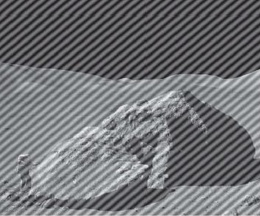
%> input picture Image Processing - Project III/Moon.jpg, 260 x 216 px, shrunk from 353 x 293 before the run
$ octave Project3_2nd_new.m   (GNU Octave 9; MATLAB toolbox functions it lacks are replaced by stand-ins)
%> lines starting %> are read from the running program, lines starting %| are printed output that depends on the picture
% Load the corrupted image
img = imread('Moon.jpg');
%> img is the input picture: size 216x260x3 uint8; mean R, G, B 113.7, 115, 118.1

% Apply 2D DFT to the image
f = fft2(img);

% Shift the zero-frequency component to the center of the spectrum
fshift = fftshift(f);

% Plot the magnitude of the frequency spectrum
figure, imshow(log(abs(fshift)), []), title('Frequency Spectrum');
%> after `imshow(log(abs(fshift)), [])`:
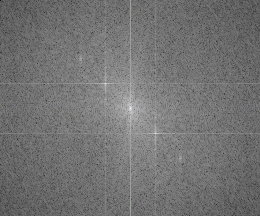
%> displayed picture: size 216x260x3, on the screen's scale of 0 to 255; mean R, G, B 114.6, 114.6, 114.6

% Find the location of the periodic noise
[y, x] = find(fshift > 200);
%> y = 162269 values from 1 to 216; x = 162269 values from 1 to 780

% Create a notch filter by setting the value of the frequency spectrum at those locations to zero
fshift(y, x) = 0;
%> fshift: size 216x260x3 double; every value is 0

% Shift the zero-frequency component back to the original position
f_filtered = ifftshift(fshift);

% Apply inverse 2D DFT to obtain the filtered image
filtered_img = ifft2(f_filtered);

% Take the real part of the filtered image
filtered_img = real(filtered_img);

% Display the original and filtered images
subplot(1, 2, 1), imshow(img), title('Original Image');
subplot(1, 2, 2), imshow(filtered_img), title('Filtered Image');

$ run again, with Image Processing - Project III/Chest.jpg copied over Image Processing - Project III/Moon.jpg
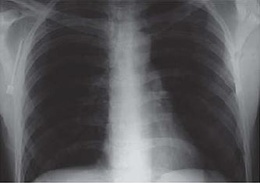
%> input picture Image Processing - Project III/Chest.jpg, 260 x 183 px, shrunk from 333 x 234 before the run
%> img is the input picture: size 183x260x3 uint8; mean R, G, B 90.6, 90.5, 93.2
%> `imshow(log(abs(fshift)), [])`:
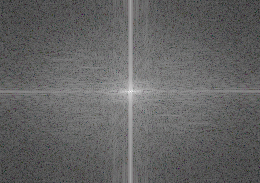
%> displayed picture: size 183x260x3, on the screen's scale of 0 to 255; mean R, G, B 99.6, 99.5, 99.4
%> y = 86312 values from 1 to 183; x = 86312 values from 1 to 780
%> fshift: size 183x260x3 double; every value is 0
